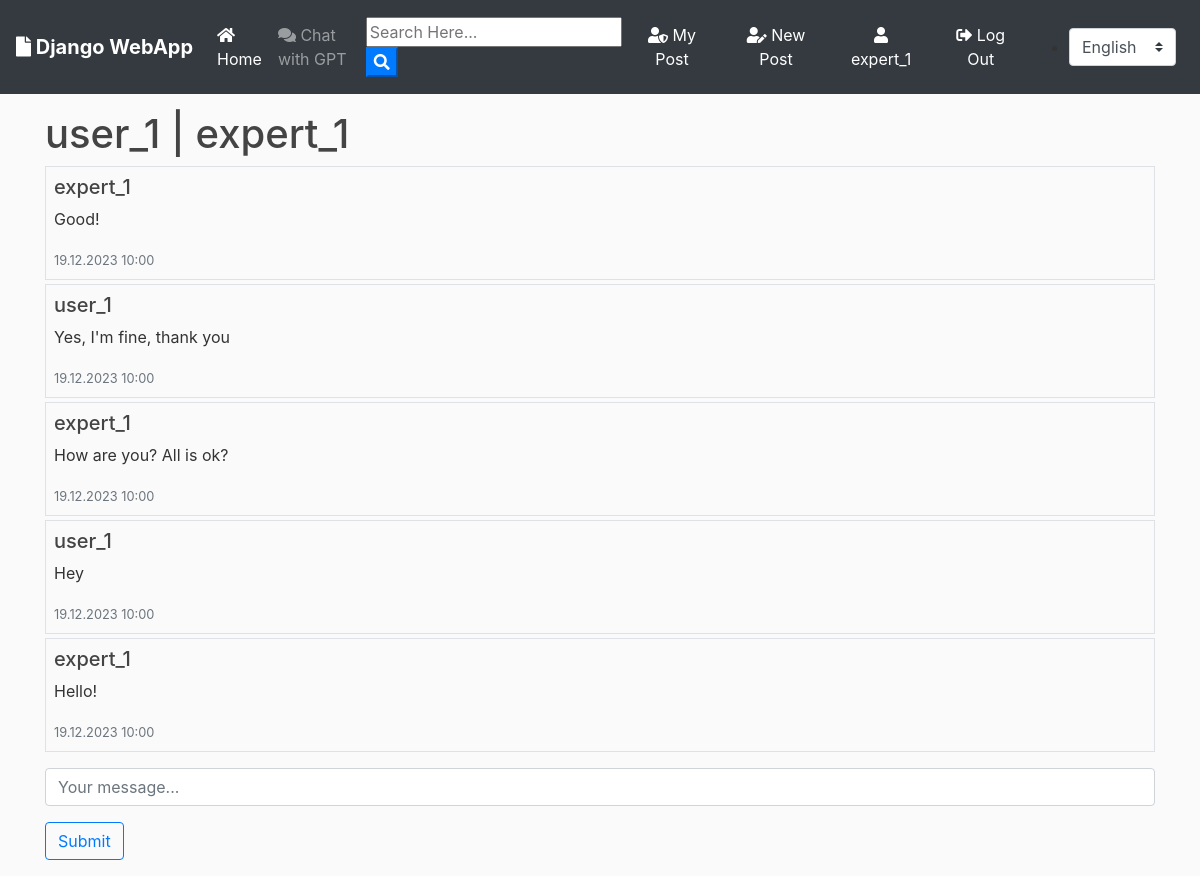
/rooms/11/12/ (signed in), run on the app's committed database.
### users/models.py (models this page shows, shortened)
class User(AbstractUser):
    CUSTOMER = 1
    EXPERT = 2
    PSYCHOLOGIST = 3
    ROLE_CHOICES = (
        (CUSTOMER, 'Пользователь'),
        (EXPERT, 'Эксперт'),
        (PSYCHOLOGIST, 'Психолог'),
    )
    role = models.PositiveSmallIntegerField(
        choices=ROLE_CHOICES, default=CUSTOMER)
    USERNAME_FIELD = 'username'
    REQUIRED_FIELDS = []
    objects = UserManager()
    def __str__(self,):
        return self.username

### blog/models.py (models this page shows)
class Room(models.Model):
    customer = models.ForeignKey(User, on_delete=models.CASCADE, related_name='customer_rooms')
    specialist = models.ForeignKey(User, on_delete=models.CASCADE, related_name='specialist_rooms')

class RoomMessage(models.Model):
    room = models.ForeignKey(Room, related_name='messages', on_delete=models.CASCADE)
    author = models.ForeignKey(User, related_name='messages', on_delete=models.CASCADE)
    body = models.TextField()
    created_at = models.DateTimeField(auto_now_add=True)

### blog/views.py (the view)
# urls.py: path('rooms/<int:customer_id>/<int:specialist_id>/', views.room, name='room'),
@login_required
def room(request, customer_id, specialist_id):
    user = request.user
    if (user.role == User.CUSTOMER and user.pk==customer_id) or user.id == specialist_id:
        try:
            room, created = Room.objects.select_related(
                'customer', 'specialist'
            ).get_or_create(customer_id=customer_id, specialist_id=specialist_id)
            room_messages = RoomMessage.objects.order_by('-created_at').annotate(
                author_username = F('author__username')
            ).filter(room_id=room.pk).all()
        except IntegrityError as e:
            raise Http404
        return render(request, 'blog/room.html', {'room': room, 'room_messages': room_messages})
    raise Http404

### blog/templates/blog/room.html (shortened to what this page needs)
{% extends 'blog/base.html' %}
{% load i18n %}
{% block content %}
<div class="hero">
    <div class="hero-body">
        <h1 class="title has-text-centered has-text-white">{{ room.customer.username }} | {{ room.specialist.username }}</h1>
    </div>
</div>
<section class="section has-text-white">
    <div class="columns is-multiline">
        <div class="column is-8 is-offset-2">
            <div class="box form-group" id="chat-messages">
                {% for message in room_messages %}
                <div class="mb-1 border p-2">
                    <h5 class="mt-0">{{ message.author_username }}</h5>
                    <p>{{ message.body }}</p>
                    <small class="text-muted">{{ message.created_at|date:"d.m.Y H:i" }}</small>
                </div>
                {% endfor %}
            </div>
        </div>
        <div class="column is-8 is-offset-2">
            <div class="box">
                <form method="post" action=".">
                    <div class="form-group">
                        <div class="control">
                            <input type="text" name="content" id="chat-message-input" class="textinput form-control" placeholder="{% trans 'Your message...' %}">
                        </div>
                    </div>
                    <div class="form-group">
                        <div class="control">
                            <button class="btn btn-outline-primary" id="chat-message-submit">{% trans "Submit" %}</button>
                        </div>
                    </div>
                </form>
            </div>
        </div>
    </div>
</section>
{% endblock %}

### blog/templates/blog/base.html (shortened to what this page needs)
{% load static %}
{% load i18n %}
<!doctype html>
<html lang="en">
<head>
  <link rel="stylesheet" href="https://stackpath.bootstrapcdn.com/bootstrap/4.3.1/css/bootstrap.min.css"
>
  <link rel="stylesheet" href="https://use.fontawesome.com/releases/v5.8.1/css/all.css">
  <link rel="stylesheet" href="{% static 'blog/main.css' %}">
</head>
<body>
  {% get_current_language as CURRENT_LANGUAGE %}
  {% get_available_languages as AVAILABLE_LANGUAGES %}
  {% get_language_info_list for AVAILABLE_LANGUAGES as languages %}
  <nav class="navbar navbar-expand-lg navbar-dark bg-dark">
    <a class="navbar-brand font-weight-bold" href="{% url 'home' %}"><i class="fas fa-file"></i> {% trans "Django WebApp" %}</a>
    <div class="collapse navbar-collapse" id="navbarSupportedContent">
      <ul class="navbar-nav mr-auto">
        <li class="nav-item active">
          <a class="nav-link" href="{% url 'home' %}"><i class="fas fa-home"></i> {% trans "Home" %} </a>
        </li>
        {% if user.is_authenticated %}
        <li>
          <a class="nav-link" href="{% url 'chat' %}"><i class="fas fa-comments"></i> {% trans "Chat with GPT" %} </a>
        </li>
        {% endif %}
      </ul>
      <form id="searchform" action="{% url 'posts' %}" method="get">
        <input type="text" name="q" type="text" value="{{ request.GET.q }}" placeholder="{% trans 'Search Here...' %}" />
        <button type="button" onclick="searchform.submit()" class=" text-white my-color btn-primary"><i
            class="fa fa-search"></i></button>
      </form>
      {% if user.is_authenticated %}
      <a href="{% url 'user-posts' user %}" class="btn text-white m-2"><i class="fas fa-user-shield"></i> {% trans "My Post" %}</a>
      <a href="{% url 'post-create' %} " class="btn text-white m-2"><i class="fas fa-user-edit"></i> {% trans "New Post" %}</a>
      <a href="{% url 'profile' %} " class="btn text-white m-2"><i class="fas fa-user"></i> {{ user.username }}</a>
      <a href="{% url 'logout' %} " class="btn text-white m-2"><i class="fas fa-sign-out-alt"></i> {% trans "Log Out" %}</a>
      {% else %}
      <a href="{% url 'login' %} " class="btn text-white m-2"><i class="fas fa-user-tie"></i> {% trans "Log In" %}</a>
      <a href="{% url 'register' %} " class="btn text-white m-2"> <i class="fas fa-sign-in-alt"></i> {% trans "Sign Up" %}</a>
      {% endif %}
      <ul>
        <li class="nav-item dropdown">
          <form id="language-form" class="form-inline my-2 my-lg-0" action="{% url 'set_language' %}" method="post">
            <select id="language-select" class="custom-select mr-sm-2" name="language">
              {% for language in languages %}
              <option value="{{ language.code }}" {% if language.code == CURRENT_LANGUAGE %}selected{% endif %}>
                {{ language.name_local }}
              </option>
              {% endfor %}
            </select>
          </form>
        </li>
      </ul>
    </div>
  </nav>
  <div class="container my-bg mt-3">
    {% block content %}
    {% endblock %}
  </div>
</body>
</html>

### blog/static/blog/main.css (style rules this page uses)
body { background: #fafafa; color: #333333; margin-top: 0; }
h1, h2, h3, h4, h5, h6 { color: #444444; }
ul { margin: 0; }

### data on the page
User: username "expert_1"
Room: customer.username "user_1", specialist.username "expert_1"
RoomMessage: author_username "expert_1", body "Good!", created_at "19.12.2023 10:00"
RoomMessage: author_username "user_1", body "Yes, I'm fine, thank you", created_at "19.12.2023 10:00"
RoomMessage: author_username "expert_1", body "How are you? All is ok?", created_at "19.12.2023 10:00"
RoomMessage: author_username "user_1", body "Hey", created_at "19.12.2023 10:00"
RoomMessage: author_username "expert_1", body "Hello!", created_at "19.12.2023 10:00"

### other printed values
form field language "English"
